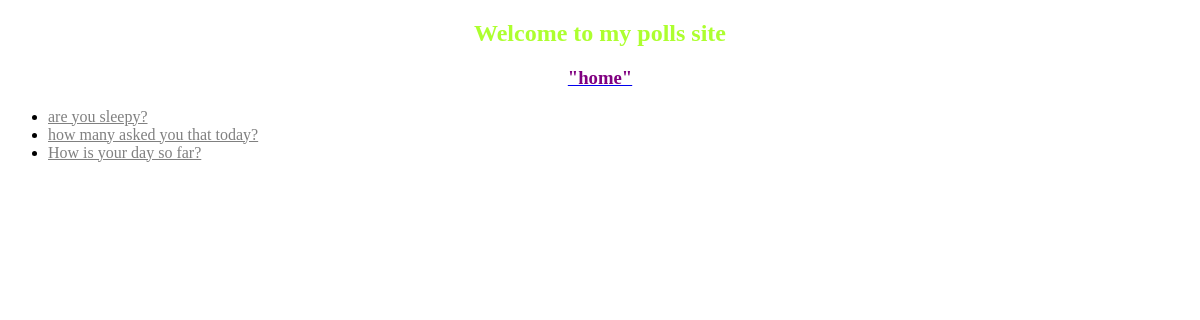
The app's page /, older data.
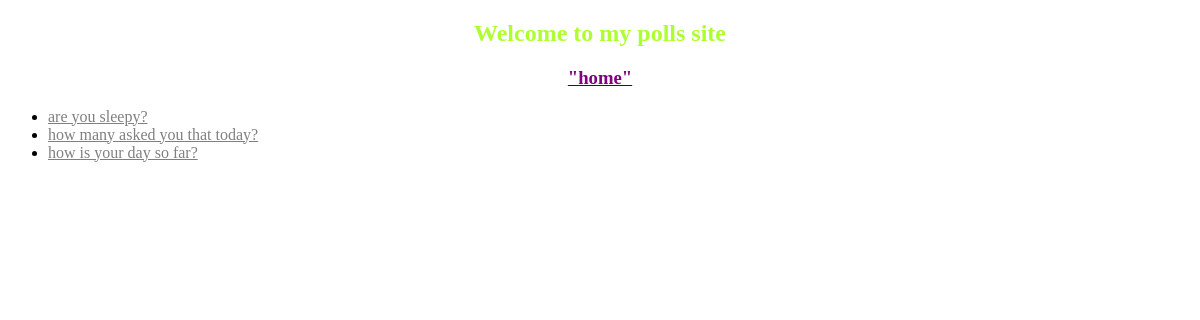
The same page, newer data.
### polls/models.py (models this page shows, shortened)
class Question(models.Model):
    question_text = models.CharField(max_length=200)
    pub_date = models.DateTimeField('date published')

### polls/views.py (the view)
# urls.py: path('', views.IndexView.as_view(), name='index'),
class IndexView(generic.ListView):
    template_name = 'index.html'
    context_object_name = 'latest_question_list'
    def get_queryset(self):
        return Question.objects.order_by('-pub_date')[:5]

### templates/index.html (shortened to what this page needs)
{% extends 'base.html' %}
{% block content %}
{% if latest_question_list %}
    <ul>
    {% for question in latest_question_list %}
        <li><a href="{% url 'polls:detail' question.id %}">{{ question.question_text }}</a></li>
    {% endfor %}
    </ul>
{% else %}
    <p>No polls are available.</p>
{% endif %}
{% endblock %}

Row changes from the older to the newer data that the page shows:
changed Question: question_text "How is your day so far?" → "how is your day so far?"
